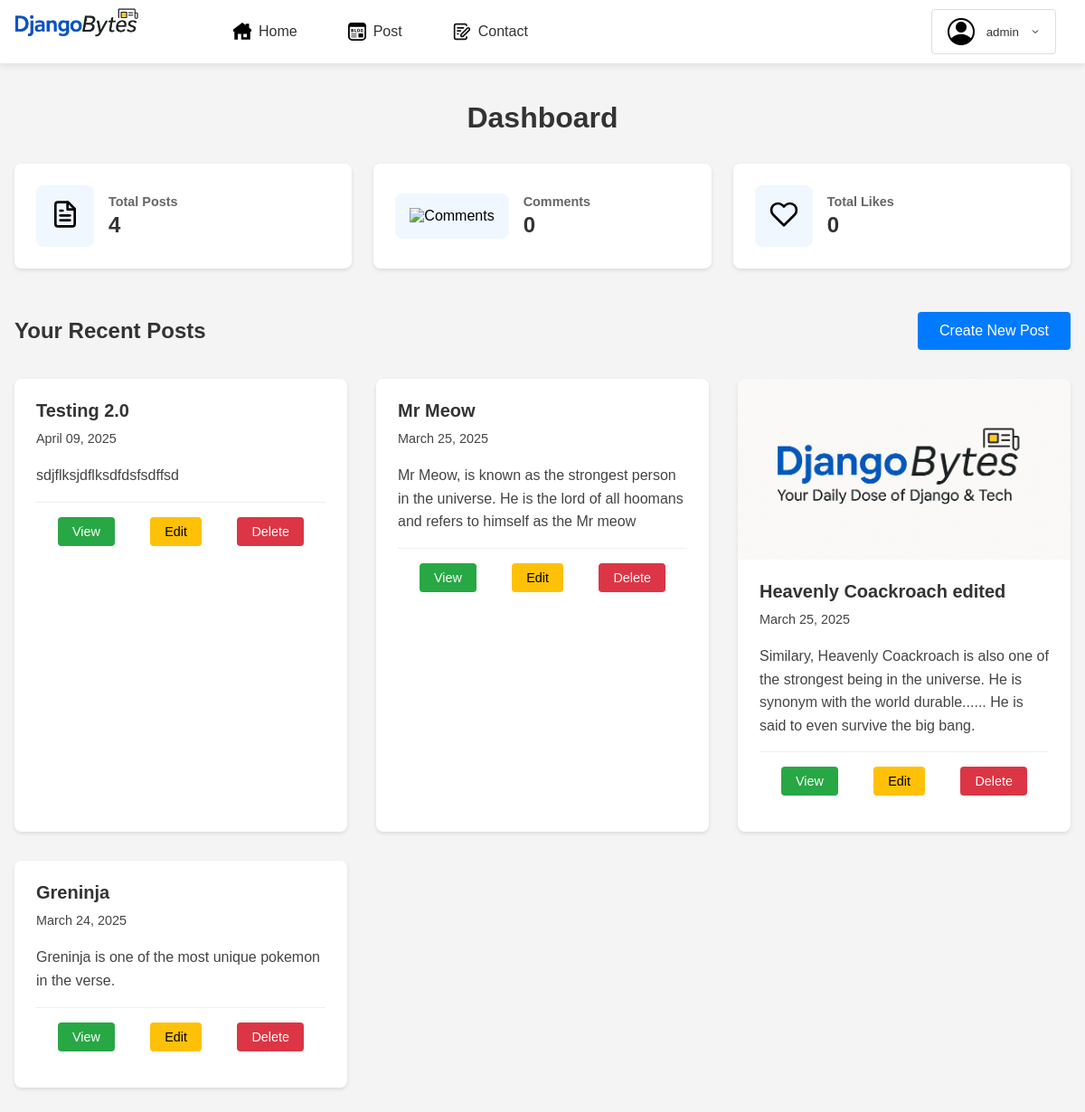
The page /dashboard/ (signed in) on the database its author committed.
### blog/models.py (models this page shows, shortened)
class Post(models.Model):
    title = models.CharField(max_length=250)
    author = models.ForeignKey(User, on_delete=models.CASCADE)
    content = models.TextField()
    created = models.DateField(auto_now_add=True)
    image = models.ImageField(upload_to='post_images/',blank=True, null=True)
    class Meta:
        ordering = ['-created']

### blog/views.py (the view)
# urls.py: path('dashboard/', dashboard, name='dashboard'),
@login_required
def dashboard(request):
    user_posts = Post.objects.filter(author=request.user)
    total_posts = user_posts.count()
    total_comments = 0  # You can add comment functionality later
    total_likes = 0    # You can add like functionality later
    context = {
        'user_posts': user_posts,
        'total_posts': total_posts,
        'total_comments': total_comments,
        'total_likes': total_likes,
    }
    return render(request, 'dashboard.html', context)

### blog/templates/dashboard.html (shortened to what this page needs)
{% extends 'index.html' %}
{% load static %}
{% block extra_css %}
<link rel="stylesheet" href="{% static 'css/dashboard.css' %}">
{% endblock %}
{% block body %}
<div class="dashboard-container">
    <h1>Dashboard</h1>
    <div class="stats-grid">
        <div class="stat-card">
            <div class="stat-icon">
                <img src="{% static 'images/post.svg' %}" alt="Posts">
            </div>
            <div class="stat-info">
                <h3>Total Posts</h3>
                <p class="stat-number">{{ total_posts }}</p>
            </div>
        </div>
        <div class="stat-card">
            <div class="stat-icon">
                <img src="{% static 'images/comment.svg' %}" alt="Comments">
            </div>
            <div class="stat-info">
                <h3>Comments</h3>
                <p class="stat-number">{{ total_comments }}</p>
            </div>
        </div>
        <div class="stat-card">
            <div class="stat-icon">
                <img src="{% static 'images/like.svg' %}" alt="Likes">
            </div>
            <div class="stat-info">
                <h3>Total Likes</h3>
                <p class="stat-number">{{ total_likes }}</p>
            </div>
        </div>
    </div>
    <div class="recent-posts">
        <div class="section-header">
            <h2>Your Recent Posts</h2>
            <a href="{% url 'create_post' %}" class="new-post-btn">Create New Post</a>
        </div>
        <div class="posts-grid">
            {% for post in user_posts %}
            <div class="post-card">
                {% if post.image %}
                <div class="post-image">
                    <img src="{{ post.image.url }}" alt="{{ post.title }}">
                </div>
                {% endif %}
                <div class="post-content">
                    <h3>{{ post.title }}</h3>
                    <p class="post-date">{{ post.created|date:"F d, Y" }}</p>
                    <p class="post-excerpt">{{ post.content|truncatewords:30 }}</p>
                    <div class="post-actions">
                        <a href="{% url 'post_detail' post.pk %}" class="action-btn view-btn">View</a>
                        <a href="{% url 'update_post' post.pk %}" class="action-btn edit-btn">Edit</a>
                        <a href="{% url 'delete_post' post.pk %}" class="action-btn delete-btn">Delete</a>
                    </div>
                </div>
            </div>
            {% empty %}
            <div class="no-posts">
                <p>You haven't created any posts yet.</p>
                <a href="{% url 'create_post' %}" class="new-post-btn">Create Your First Post</a>
            </div>
            {% endfor %}
        </div>
    </div>
</div>
{% endblock %}

### blog/templates/header.html (shortened to what this page needs)
{% load static %}
<header>
  <div class="container">
    <div class="logo">
      <a href="{% url 'homepage' %}">
        <img
          src="{% static 'images/logoEdited.png' %}"
          alt="DjangoBytes"
          height="180px"
          width="200px"
        />
      </a>
    </div>
    <nav class="nav-container">
      <div class="navigation-bar">
        <ul>
          <li>
            <a href="{% url 'homepage' %}">
              <img src="{% static 'images/home.svg' %}" height="24px" width="24px" alt="Home" />
              Home
            </a>
          </li>
          {% if user.is_authenticated %}
          <li>
            <a href="{% url 'create_post'%}">
              <img src="{% static 'images/blog.svg' %}" height="24px" width="24px" alt="Blog" />
              Post
            </a>
          </li>
          {% endif %}
          <li>
            <a href="{% url 'contact' %}">
              <img
                src="{% static 'images/contact.svg' %}"
                height="24px"
                width="24px"
                alt="Contact"
              />
              Contact
            </a>
          </li>
        </ul>
      </div>
    </nav>
    <div class="right-container">
      {% if user.is_authenticated %}
        <div class="profile-dropdown">
          <button class="profile-button">
            <img src="{% static 'images/account.png' %}" alt="Profile" height="32px" width="32px" />
            <span>{{ user.username }}</span>
            <svg class="dropdown-arrow" width="12" height="12" viewBox="0 0 24 24" fill="none" stroke="currentColor" stroke-width="2">
              <path d="M6 9l6 6 6-6"/>
            </svg>
          </button>
        </div>
      {% else %}
        <div class="auth-buttons">
          <a href="{% url 'login' %}" class="login-btn">Login</a>
          <a href="{% url 'register' %}" class="register-btn">Create Account</a>
        </div>
      {% endif %}
    </div>
  </div>
</header>

### blog/static/css/style.css (style rules this page uses)
* { margin: 0; padding: 0; box-sizing: border-box; }
header { background: #ffffff; position: fixed; top: 0; left: 0; width: 100%; box-shadow: 0 2px 8px rgba(0, 0, 0, 0.1); z-index: 1000; height: 70px; display: flex; }
.container { display: flex; justify-content: space-between; align-items: center; padding: 1rem 2rem; width: 100%; }
.logo { align-items: center; margin-left:20px; }
.logo img { height: 70px; width: auto; object-fit: contain; transform: scale(2); }
.nav-container { margin-left: 10vw; }
.navigation-bar ul { display: flex; list-style: none; gap: 1.5rem; margin: 0; padding: 0; }
.navigation-bar ul li a { display: flex; align-items: center; gap: 0.5rem; font-size: 1rem; padding: 0.5rem 1rem; text-decoration: none; color: #333; border-radius: 4px; transition: all 0.2s ease; }
.navigation-bar ul li a img { width: 20px; height: 20px; }
.right-container { display: flex; height: 80px; margin-left: auto; }
.profile-dropdown { position: relative; display: inline-block; height: auto; align-self: center; }
.profile-button { display: flex; align-items: center; gap: 0.75rem; padding: 0.5rem 1rem; background: transparent; border: 1px solid #ddd; border-radius: 4px; cursor: pointer; transition: all 0.2s; }
.profile-button img { border-radius: 50%; }
.profile-button span { color: #333; font-weight: 500; }
.profile-dropdown { position: relative; display: inline-block; }
.dropdown-arrow { transition: transform 0.2s; }
body { font-family: Arial, sans-serif; background-color: #f4f4f4; padding-top: 80px; }
.post-card { background: white; border-radius: 12px; box-shadow: 0 2px 8px rgba(0, 0, 0, 0.1); overflow: hidden; transition: transform 0.2s, box-shadow 0.2s; }
.post-content { padding: 1.5rem; }
.post-content p { color: #444; line-height: 1.6; margin-bottom: 1rem; }
.post-actions { padding: 1rem 1.5rem; border-top: 1px solid #eee; display: flex; justify-content: space-between; align-items: center; }
.edit-btn, .delete-btn { padding: 0.5rem 1rem; border-radius: 20px; text-decoration: none; display: flex; align-items: center; gap: 0.5rem; font-size: 0.9rem; transition: background-color 0.2s; }
.edit-btn { color: #2ecc71; background-color: #f0fff4; }
.delete-btn { color: #e74c3c; background-color: #fff5f5; }

### blog/static/css/dashboard.css (style rules this page uses)
.dashboard-container { max-width: 1200px; margin: 2rem auto; padding: 0 1rem; }
.dashboard-container h1 { color: #333; margin-bottom: 2rem; text-align: center; }
.stats-grid { display: grid; grid-template-columns: repeat(auto-fit, minmax(250px, 1fr)); gap: 1.5rem; margin-bottom: 3rem; }
.stat-card { background: #fff; padding: 1.5rem; border-radius: 8px; box-shadow: 0 2px 4px rgba(0, 0, 0, 0.1); display: flex; align-items: center; gap: 1rem; }
.stat-icon { background: #f0f7ff; padding: 1rem; border-radius: 8px; }
.stat-icon img { width: 32px; height: 32px; }
.stat-info h3 { color: #666; font-size: 0.9rem; margin: 0; }
.stat-number { color: #333; font-size: 1.5rem; font-weight: bold; margin: 0.25rem 0 0; }
.section-header { display: flex; justify-content: space-between; align-items: center; margin-bottom: 2rem; }
.section-header h2 { color: #333; margin: 0; }
.new-post-btn { background: #007bff; color: white; padding: 0.75rem 1.5rem; border-radius: 4px; text-decoration: none; transition: background-color 0.2s; }
.posts-grid { display: grid; grid-template-columns: repeat(auto-fill, minmax(300px, 1fr)); gap: 2rem; }
.post-card { background: #fff; border-radius: 8px; box-shadow: 0 2px 4px rgba(0, 0, 0, 0.1); overflow: hidden; }
.post-image { height: 200px; overflow: hidden; }
.post-image img { width: 100%; height: 100%; object-fit: cover; }
.post-content { padding: 1.5rem; }
.post-content h3 { color: #333; margin: 0 0 0.5rem; font-size: 1.25rem; }
.post-date { color: #666; font-size: 0.9rem; margin-bottom: 1rem; }
.post-excerpt { color: #444; margin-bottom: 1.5rem; line-height: 1.5; }
.post-actions { display: flex; gap: 0.5rem; }
.action-btn { padding: 0.5rem 1rem; border-radius: 4px; text-decoration: none; font-size: 0.9rem; transition: background-color 0.2s; }
.view-btn { background: #28a745; color: white; }
.edit-btn { background: #ffc107; color: #000; }
.delete-btn { background: #dc3545; color: white; }

### rows shown on the page
Post: title "Testing 2.0", created "April 09, 2025", content "sdjflksjdflksdfdsfsdffsd"
Post: title "Mr Meow", created "March 25, 2025", content "Mr Meow, is known as the strongest person in the universe. He is the lord of all hoomans and refers to himself as the Mr meow"
Post: image (picture), title "Heavenly Coackroach edited", created "March 25, 2025", content "Similary, Heavenly Coackroach is also one of the strongest being in the universe. He is synonym with the world durable...... He is said to even survive the big bang."
Post: title "Greninja", created "March 24, 2025", content "Greninja is one of the most unique pokemon in the verse."

### other values the page prints
{{ user.username }} "admin"
{{ total_posts }} "4"
{{ total_comments }} "0"
{{ total_likes }} "0"
